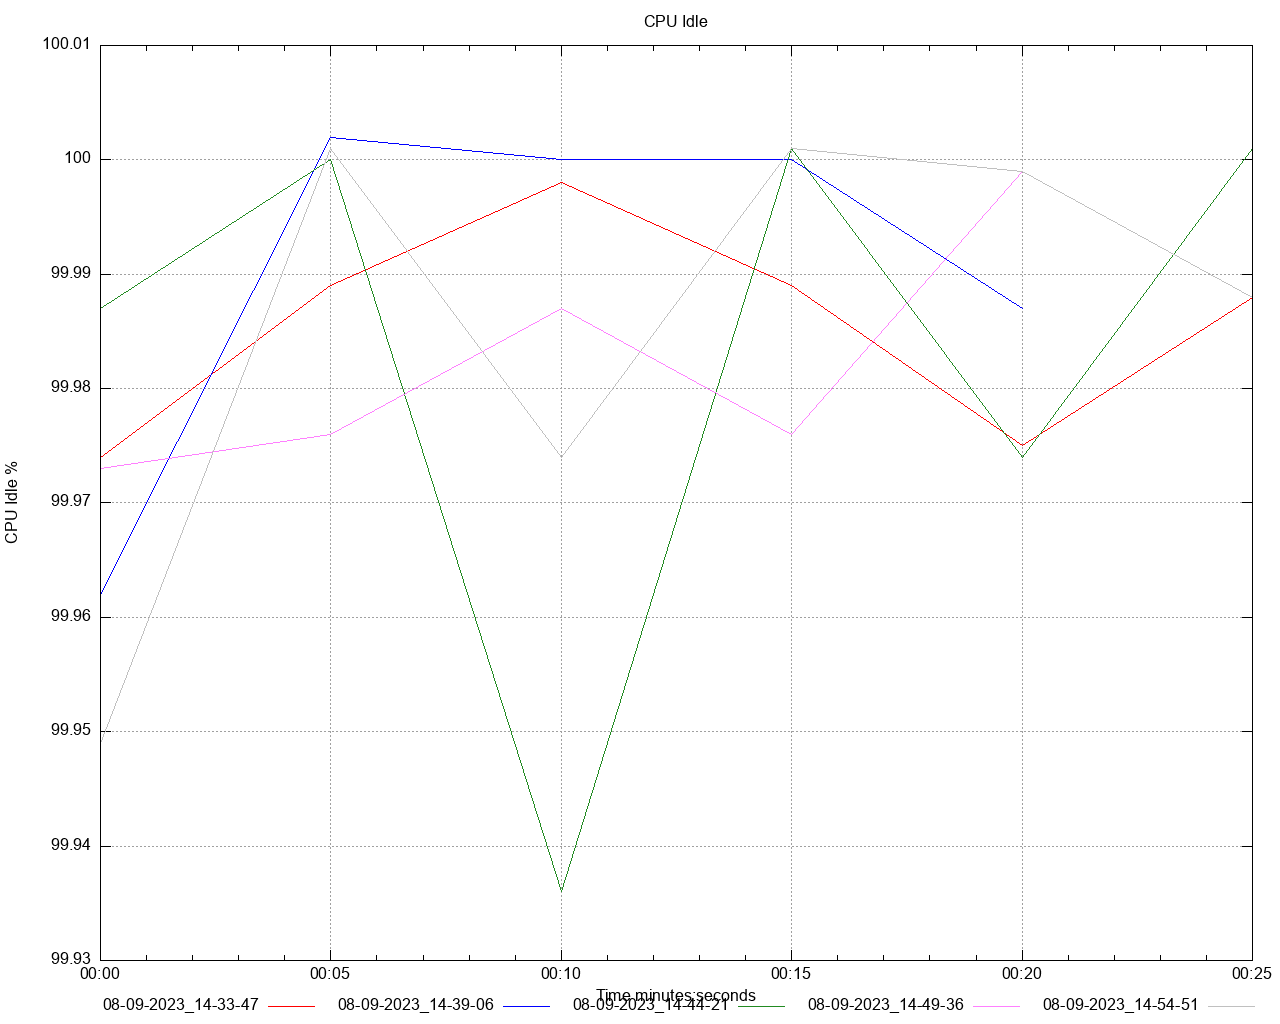

Write gnuplot code to recreate this figure.
set title 'CPU Idle' noenhanced
set style data lines
set datafile separator ","
set terminal png size 1280,1024
set grid
set key below
set xdata time
set timefmt "%s"
offset = 0
t0(x)=(offset=($0==0) ? x : offset, x - offset)
set xlabel 'Time minutes:seconds'
set ylabel 'CPU Idle %'
set output '/Users/gbarnett/git/hazelcast-simulator/atomiclong-3node-member/atomicreference/dstat/cpu_idle_A5.png'
plot \
   '/Users/gbarnett/git/hazelcast-simulator/atomiclong-3node-member/atomicreference/data/cpu_idle_A5_1.data' using (t0(timecolumn(1))):2 title "08-09-2023_14-33-47" noenhanced lt rgb "red", \
   '/Users/gbarnett/git/hazelcast-simulator/atomiclong-3node-member/atomicreference/data/cpu_idle_A5_2.data' using (t0(timecolumn(1))):2 title "08-09-2023_14-39-06" noenhanced lt rgb "blue", \
   '/Users/gbarnett/git/hazelcast-simulator/atomiclong-3node-member/atomicreference/data/cpu_idle_A5_3.data' using (t0(timecolumn(1))):2 title "08-09-2023_14-44-21" noenhanced lt rgb "forest-green", \
   '/Users/gbarnett/git/hazelcast-simulator/atomiclong-3node-member/atomicreference/data/cpu_idle_A5_4.data' using (t0(timecolumn(1))):2 title "08-09-2023_14-49-36" noenhanced lt rgb "orchid", \
   '/Users/gbarnett/git/hazelcast-simulator/atomiclong-3node-member/atomicreference/data/cpu_idle_A5_5.data' using (t0(timecolumn(1))):2 title "08-09-2023_14-54-51" noenhanced lt rgb "grey", \
